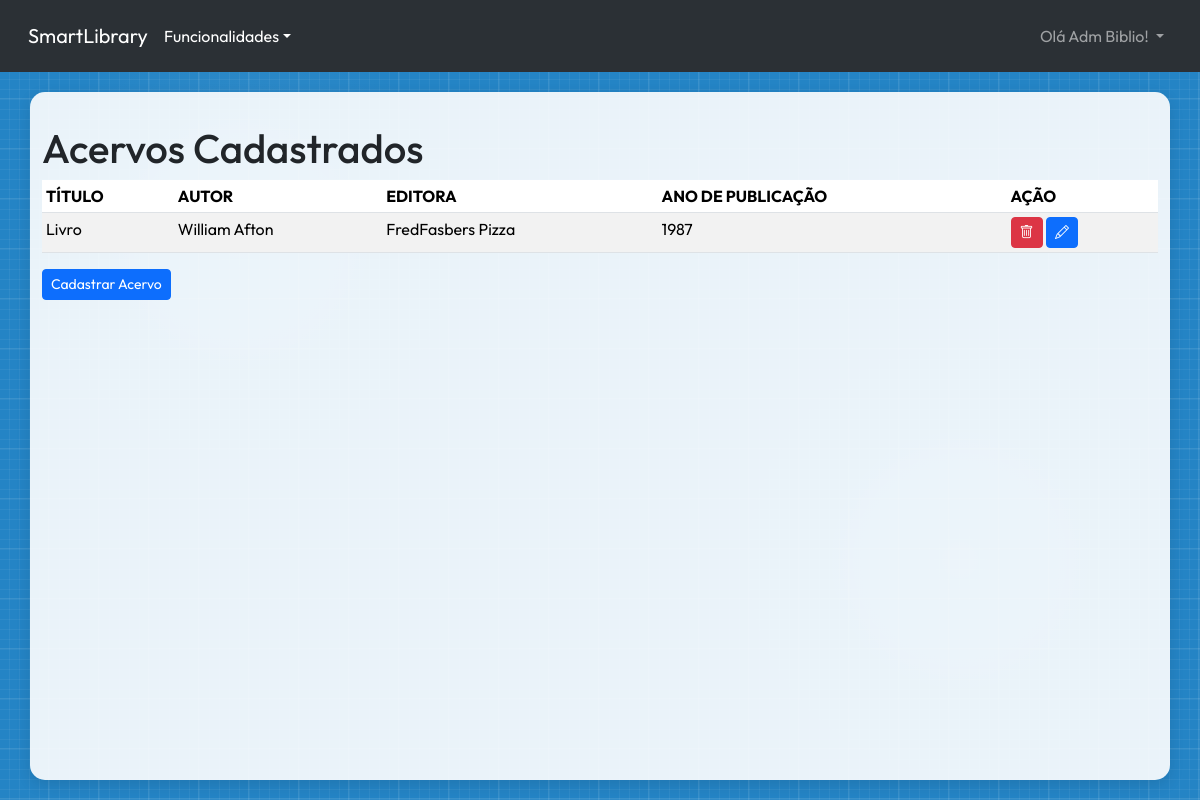
Page /collection/ (signed in) on the committed database.
### user/models.py (models this page shows, shortened)
class User(AbstractUser):
    LEITOR = 0
    FUNCIONARIO = 1
    BIBLIOTECARIO = 2
    USERS_TYPES_LIST = [
        (LEITOR, "Leitor"),
        (FUNCIONARIO, "Funcionário"),
        (BIBLIOTECARIO, "Bibliotecário"),
    ]
    type_user = models.PositiveSmallIntegerField(
        choices=USERS_TYPES_LIST, default=LEITOR, verbose_name="Tipo de Usuário"
    )
    username = models.CharField(
        max_length=150,
        unique=True,
        verbose_name="Nome Completo",
        validators=[validate_name],
        help_text="Digite seu nome e sobrenome com letra maiúscula no começo",
    )
    cpf = models.CharField(
        max_length=11,
        unique=True,
        verbose_name="CPF",
        validators=[MinLengthValidator(11), validate_cpf],
        help_text="Não use pontos nem traços",
    )
    phone = models.CharField(
        max_length=11,
        verbose_name="Telefone",
        validators=[MinLengthValidator(10), validate_phone],
        help_text="Digite seu número de celular ou telefone fixo, adicione também seu DDD.",
    )
    cgm = models.CharField(
        max_length=10,
        blank=True,
        null=True,
        unique=True,
        verbose_name="CGM",
        validators=[validate_cgm],
        help_text="Código Geral de Matrícula (10 dígitos)",
    )
    USERNAME_FIELD = "username"
    REQUIRED_FIELDS = ["email", "phone", "cpf"]
    class Meta:
        verbose_name = "Usuário"
        verbose_name_plural = "Usuários"
        permissions = [
            ("gerenciar_catalogo", "Pode gerenciar o catálogo de livros"),
            ("gerenciar_emprestimos", "Pode gerenciar empréstimos e reservas"),
            ("gerenciar_usuarios", "Pode gerenciar cadastros de usuários"),
            ("visualizar_catalogo", "Pode visualizar o catálogo de livros"),
            ("acompanhar_emprestimos", "Pode acompanhar empréstimos e reservas"),
            ("realizar_emprestimos", "Pode realizar empréstimos e reservas"),
            ("editar_proprio_perfil", "Pode editar próprio perfil e senha"),
        ]
    def __str__(self):
        return self.username

### collection/models.py (models this page shows, shortened)
class Collection(models.Model):
    title = models.CharField(
        verbose_name="Título do Acervo", max_length=50, null=False, blank=False
    )
    author = models.CharField(
        verbose_name="Autor", max_length=50, null=False, blank=False
    )
    publisher = models.CharField(
        verbose_name="Editora", max_length=30, null=False, blank=False
    )
    year_pub = models.IntegerField(verbose_name="Ano", null=False, blank=False)

### collection/views.py (the view)
# urls.py: path("", CollectionListView.as_view(), name="collection_list"),
class CollectionListView(LoginRequiredMixin, ListView):
    model = Collection

### collection/templates/collection/collection_list.html (shortened to what this page needs)
{% extends "base.html" %}
{% block main_content %}
    <h1>Acervos Cadastrados</h1>
    {% if collection_list %}
    <div class="table-responsive">
        <table class="table table-striped table-hover table-sm">
            <thead>
                <tr>
                    <th scope="col">TÍTULO</th>
                    <th scope="col">AUTOR</th>
                    <th scope="col">EDITORA</th>
                    <th scope="col">ANO DE PUBLICAÇÃO</th>
                    <th scope="col">AÇÃO</th>
                </tr>
            </thead>
            <tbody>
                {% for collection in collection_list %}
                    <tr>
                        <td scope="row"> {{ collection.title|truncatechars:50 }} </td>
                        <td scope="row"> {{ collection.author|truncatechars:20 }} </td>
                        <td scope="row"> {{ collection.publisher }} </td>
                        <td scope="row"> {{ collection.year_pub }} </td>
                        <td scope="row">
                            <a href="{% url "collection_delete" pk=collection.id %}" class="btn btn-danger btn-sm" data-bs-toggle="tooltip" data-bs-title="Excluir"><i class="bi bi-trash"></i></a>
                            <a href="{% url "collection_update" pk=collection.id %}" class="btn btn-primary btn-sm" data-bs-toggle="tooltip" data-bs-title="Editar"><i class="bi bi-pencil"></i></a>
                        </td>
                    </tr>
                {% endfor %}
            </tbody>
        </table>
    </div>
    {% else %}
        <p>Parece que não tem nada...</p>
    {% endif %}
    <div>
        <a href="{% url 'collection_create' %}" class="btn btn-primary btn-sm">Cadastrar Acervo</a>
    </div>
{% endblock main_content %}

### user/templates/base.html (shortened to what this page needs)
<!DOCTYPE html>
<html lang="pt-br">
<head>
    <link href="https://cdn.jsdelivr.net/npm/bootstrap@5.3.6/dist/css/bootstrap.min.css" rel="stylesheet">
    <link rel="stylesheet" href="https://cdn.jsdelivr.net/npm/bootstrap-icons@1.13.1/font/bootstrap-icons.min.css">
    <link rel="stylesheet" href="https://cdnjs.cloudflare.com/ajax/libs/font-awesome/6.6.0/css/all.min.css">
</head>
<body>
    <nav class="navbar navbar-expand-sm bg-body-tertiary p-3" data-bs-theme="dark">
        <div class="container-fluid">
            <a class="navbar-brand" href="{% url "home_page" %}">SmartLibrary</a>
            <div class="collapse navbar-collapse" id="navbarNavDropdown">
                <ul class="navbar-nav flex-fill align-items-center">
                    {% if user.is_authenticated %}
                    <li class="nav-item dropdown">
                        <p class="dropdown-toggle text-white m-0" role="button" data-bs-toggle="dropdown" aria-expanded="false">Funcionalidades</p>
                    </li>
                    {% endif %}
                    {% if not user.is_authenticated %}
                        <li class="nav-item ms-auto">
                            <a class="nav-link active button-jump" href="{% url "user_login" %}"><i class="bi bi-person-circle"></i> Entrar</a>
                        </li>
                    {% else %}
                        <li class="nav-item dropdown ms-auto">
                            <a class="nav-link dropdown-toggle" href="#" role="button" data-bs-toggle="dropdown" aria-expanded="false">
                                Olá {{ user }}!
                            </a>
                        </li>
                    {% endif %}
                </ul>
            </div>
        </div>
    </nav>
    <main class="container">
        {% block main_content %}
        {% endblock main_content %}
    </main>
</body>
</html>

### rows in the picture
User: username "Adm Biblio"
Collection: title "Livro", author "William Afton", publisher "FredFasbers Pizza", year_pub "1987"
